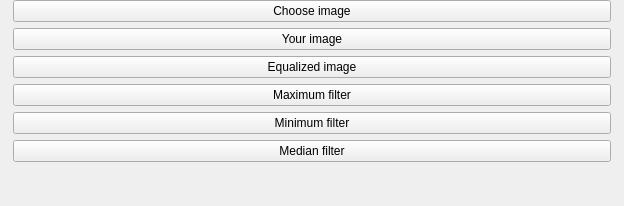
<?xml version="1.0" encoding="UTF-8"?>
<ui version="4.0">
 <class>MainWindow</class>
 <widget class="QMainWindow" name="MainWindow">
  <property name="geometry">
   <rect>
    <x>0</x>
    <y>0</y>
    <width>624</width>
    <height>206</height>
   </rect>
  </property>
  <property name="windowTitle">
   <string>MainWindow</string>
  </property>
  <widget class="QWidget" name="centralwidget">
   <widget class="QWidget" name="formLayoutWidget">
    <property name="geometry">
     <rect>
      <x>0</x>
      <y>0</y>
      <width>611</width>
      <height>221</height>
     </rect>
    </property>
    <layout class="QFormLayout" name="formLayout">
     <item row="0" column="0">
      <widget class="QLabel" name="label">
       <property name="text">
        <string/>
       </property>
      </widget>
     </item>
     <item row="0" column="1">
      <widget class="QPushButton" name="pushButton">
       <property name="text">
        <string>Choose image</string>
       </property>
      </widget>
     </item>
     <item row="1" column="1">
      <widget class="QPushButton" name="pushButton_2">
       <property name="text">
        <string>Your image</string>
       </property>
      </widget>
     </item>
     <item row="2" column="1">
      <widget class="QPushButton" name="pushButton_3">
       <property name="text">
        <string>Equalized image</string>
       </property>
      </widget>
     </item>
     <item row="2" column="0">
      <widget class="QLabel" name="label_3">
       <property name="text">
        <string/>
       </property>
      </widget>
     </item>
     <item row="3" column="1">
      <widget class="QPushButton" name="pushButton_4">
       <property name="text">
        <string>Maximum filter</string>
       </property>
      </widget>
     </item>
     <item row="4" column="1">
      <widget class="QPushButton" name="pushButton_5">
       <property name="text">
        <string>Minimum filter</string>
       </property>
      </widget>
     </item>
     <item row="5" column="1">
      <widget class="QPushButton" name="pushButton_6">
       <property name="text">
        <string>Median filter</string>
       </property>
      </widget>
     </item>
    </layout>
   </widget>
  </widget>
  <widget class="QMenuBar" name="menubar">
   <property name="geometry">
    <rect>
     <x>0</x>
     <y>0</y>
     <width>624</width>
     <height>26</height>
    </rect>
   </property>
  </widget>
 </widget>
 <resources/>
 <connections/>
</ui>
